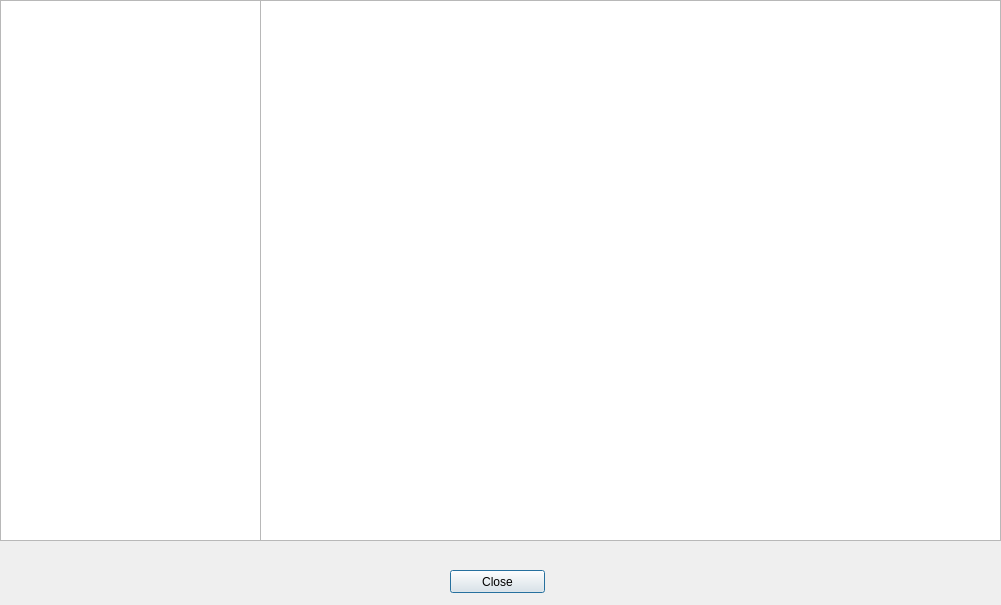
<?xml version="1.0" encoding="UTF-8"?>
<ui version="4.0">
<comment> Copyright (C) 2016 by Pedro Mendes, Virginia Tech Intellectual </comment>
<comment> Properties, Inc., University of Heidelberg, and The University </comment>
<comment> of Manchester. </comment>
<comment> All rights reserved. </comment>

 <class>CProvenanceDialog</class>
 <widget class="QDialog" name="CProvenanceDialog">
  <property name="geometry">
   <rect>
    <x>0</x>
    <y>0</y>
    <width>1001</width>
    <height>605</height>
   </rect>
  </property>
  <property name="windowTitle">
   <string>Dialog</string>
  </property>
  <widget class="QPushButton" name="pushButton">
   <property name="geometry">
    <rect>
     <x>450</x>
     <y>570</y>
     <width>95</width>
     <height>23</height>
    </rect>
   </property>
   <property name="text">
    <string>Close</string>
   </property>
  </widget>
  <widget class="QTableView" name="mpProvenanceView">
   <property name="geometry">
    <rect>
     <x>260</x>
     <y>0</y>
     <width>741</width>
     <height>541</height>
    </rect>
   </property>
  </widget>
  <widget class="QTreeView" name="mpTreeView">
   <property name="geometry">
    <rect>
     <x>0</x>
     <y>0</y>
     <width>261</width>
     <height>541</height>
    </rect>
   </property>
  </widget>
 </widget>
 <layoutdefault spacing="6" margin="11"/>
 <resources/>
 <connections>
  <connection>
   <sender>pushButton</sender>
   <signal>clicked()</signal>
   <receiver>CProvenanceDialog</receiver>
   <slot>close()</slot>
   <hints>
    <hint type="sourcelabel">
     <x>233</x>
     <y>561</y>
    </hint>
    <hint type="destinationlabel">
     <x>378</x>
     <y>562</y>
    </hint>
   </hints>
  </connection>
 </connections>
</ui>
